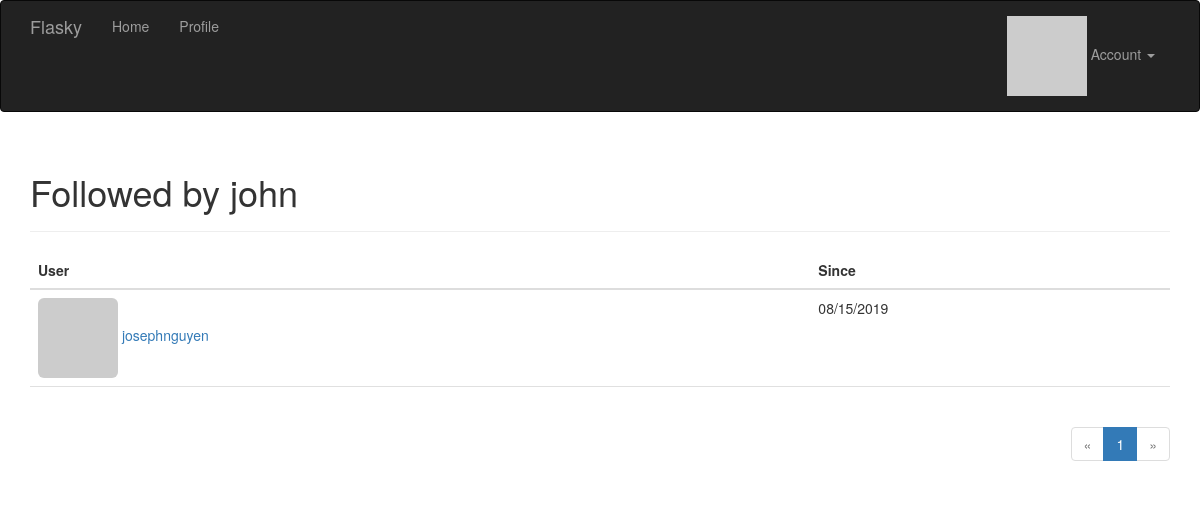
/followed_by/john (signed in), run on the app's committed database.
### app/models.py (models this page shows, shortened)
class User(UserMixin, db.Model):
    __tablename__ = 'users'
    id = db.Column(db.Integer, primary_key=True)
    username = db.Column(db.String(64), unique=True, index=True)
    role_id = db.Column(db.Integer, db.ForeignKey('roles.id'))
    password_hash = db.Column(db.String(128))
    email = db.Column(db.String(64), unique=True, index=True)
    confirmed = db.Column(db.Boolean, default=False)
    name = db.Column(db.String(64))
    location = db.Column(db.String(64))
    about_me = db.Column(db.Text())
    member_since = db.Column(db.DateTime(), default=datetime.utcnow)
    last_seen = db.Column(db.DateTime(), default=datetime.utcnow)
    avatar_hash = db.Column(db.String(32))
    posts = db.relationship('Post', backref='author', lazy='dynamic')
    followed = db.relationship('Follow',
                               foreign_keys=[Follow.follower_id],
                               backref=db.backref('follower', lazy='joined'),
                               lazy='dynamic',
                               cascade='all, delete-orphan')
    followers = db.relationship('Follow',
                                foreign_keys=[Follow.followed_id],
                                backref=db.backref('followed', lazy='joined'),
                                lazy='dynamic',
                                cascade='all, delete-orphan')
    comments = db.relationship('Comment', backref='author', lazy='dynamic')
    @property
    def password(self):
        raise AttributeError('password is not a readable attribute')
    def can(self, perm):
        return self.role is not None and self.role.has_permission(perm)
    def ping(self):
        self.last_seen = datetime.utcnow()
        db.session.add(self)
    def gravatar(self, size=100, default='identicon', rating='g'):
        url = 'https://secure.gravatar.com/avatar'
        hash = self.avatar_hash or self.gravatar_hash()
        return '{url}/{hash}?s={size}&d={default}&r={rating}'.format(
            url=url, hash=hash, size=size, default=default, rating=rating)

class Follow(db.Model):
    __tablename__ = 'follows'
    follower_id = db.Column(db.Integer, db.ForeignKey('users.id'),
                            primary_key=True)
    followed_id = db.Column(db.Integer, db.ForeignKey('users.id'),
                            primary_key=True)
    timestamp = db.Column(db.DateTime, default=datetime.utcnow)

### app/main/views.py (the view)
@main.route('/followed_by/<username>')
def followed_by(username):
    user = User.query.filter_by(username=username).first()
    if user is None:
        flash('Invalid user.')
        return redirect(url_for('.index'))
    page = request.args.get('page', 1, type=int)
    pagination = user.followed.paginate(
        page, per_page=current_app.config['FLASKY_FOLLOWERS_PER_PAGE'],
        error_out=False)
    follows = [{'user': item.followed, 'timestamp': item.timestamp}
               for item in pagination.items]
    return render_template('followers.html', user=user, title="Followed by",
                           endpoint='.followed_by', pagination=pagination,
                           follows=follows)

### app/auth/views.py (called while the page is built)
@auth.before_app_request
def before_request():
    if current_user.is_authenticated:
        current_user.ping()
        if not current_user.confirmed \
                and request.endpoint \
                and request.blueprint != 'auth' \
                and request.endpoint != 'static':
            return redirect(url_for('auth.unconfirmed'))

### app/main/__init__.py (called while the page is built)
@main.app_context_processor
def inject_permissions():
    return dict(Permission=Permission)

### app/models.py (called while the page is built)
@login_manager.user_loader
def load_user(user_id):
    return User.query.get(int(user_id))

    def has_permission(self, perm):
        return self.permissions & perm == perm

### app/templates/followers.html (shortened to what this page needs)
{% extends "base.html" %}
{% import "_macros.html" as macros %}
{% block page_content %}
<div class="page-header">
    <h1>{{ title }} {{ user.username }}</h1>
</div>
<table class="table table-hover followers">
    <thead><tr><th>User</th><th>Since</th></tr></thead>
    {% for follow in follows %}
    {% if follow.user != user %}
    <tr>
        <td>
            <a href="{{ url_for('.user', username = follow.user.username) }}">
                <img class="img-rounded" src="{{ follow.user.gravatar(size=32) }}">
                {{ follow.user.username }}
            </a>
        </td>
        <td>{{ moment(follow.timestamp).format('L') }}</td>
    </tr>
    {% endif %}
    {% endfor %}
</table>
<div class="pagination">
    {{ macros.pagination_widget(pagination, endpoint, username = user.username) }}
</div>
{% endblock %}

### app/static/styles.css (style rules this page uses)
div.pagination { width: 100%; text-align: right; padding: 0px; margin: 0px; }
.table.followers tr { border-bottom: 1px solid #e0e0e0; }

### data on the page
User: username "john"
User: user.username "josephnguyen"
Follow: timestamp "08/15/2019"

### other printed values
{{ title }} "Followed by"
{{ p }} "1"
